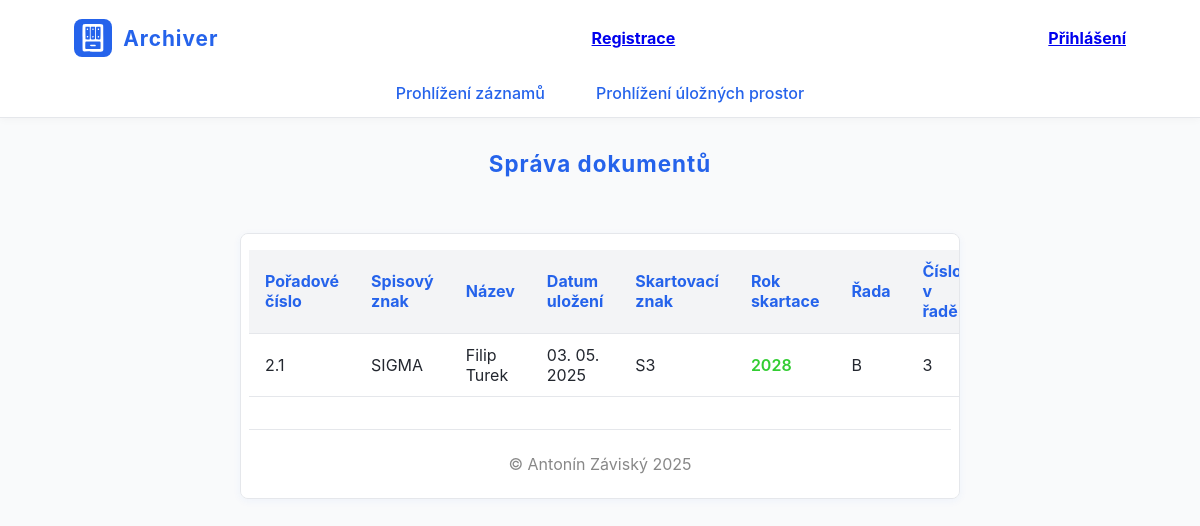
Before: / with the older database file.
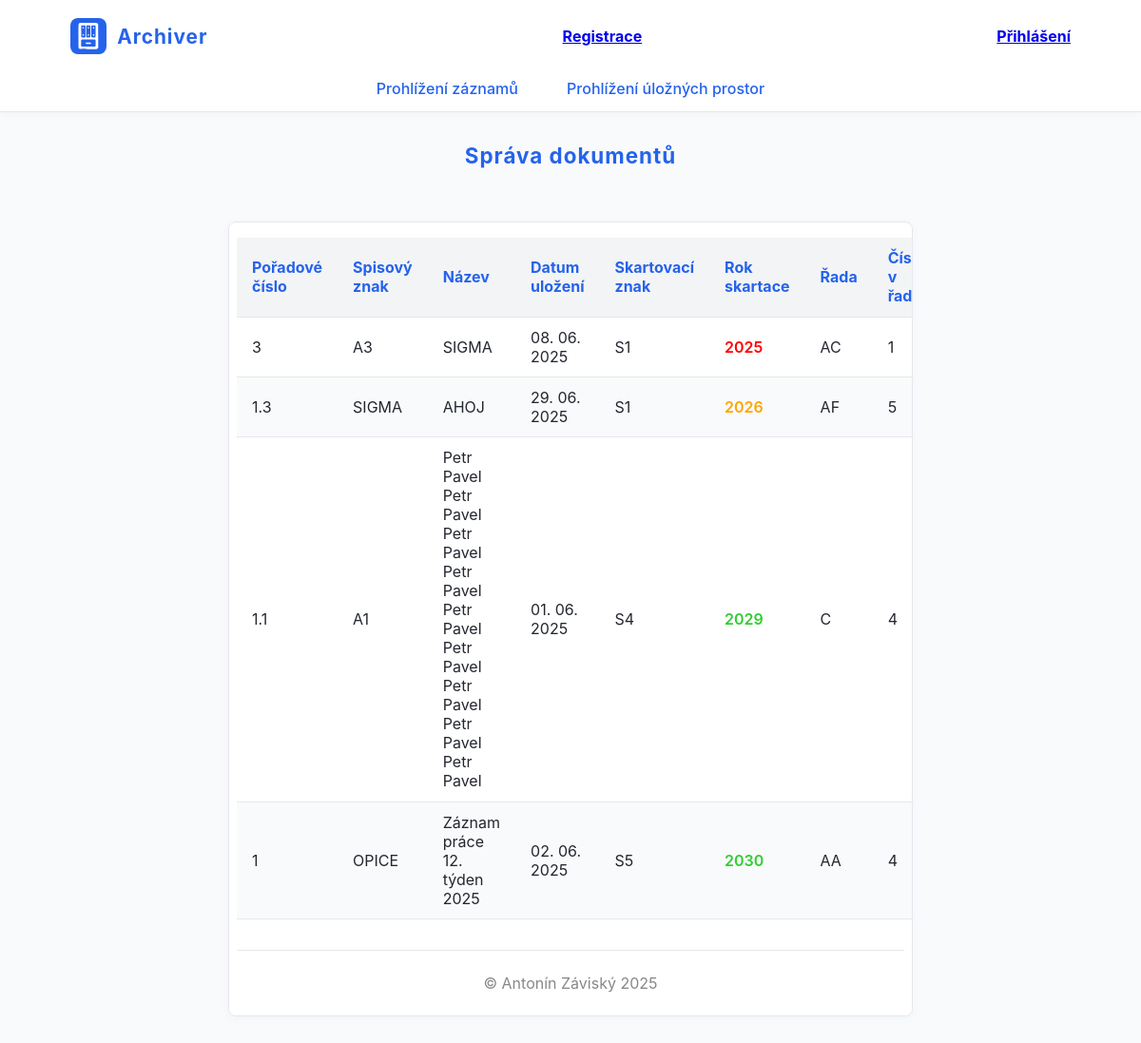
After: the same page with the newer database file.
### tables this page shows
CREATE TABLE `files` (
  `ID` int(11) NOT NULL,
  `poradCislo` float NOT NULL,
  `spisZnak` varchar(100) NOT NULL,
  `nazev` varchar(255) NOT NULL,
  `datumUlozeni` date NOT NULL,
  `skartZnak` varchar(4) NOT NULL,
  `rokSkartace` year(4) NOT NULL,
  `rada` varchar(2) NOT NULL,
  `cislo` int(11) NOT NULL
);

### db/files.php (called while the page is built, shortened)
<?php
function listFiles($db){
    $result = mysqli_query($db, "SELECT * FROM files ORDER BY rokSkartace ASC");
    return $files = mysqli_fetch_all($result, MYSQLI_ASSOC);
}

### homepage.phtml (the view, shortened to what this page needs)
<h2>Správa dokumentů</h2>
<div class="stul">
    <table>
        <thead>
            <th>Pořadové číslo</th>
            <th>Spisový znak</th>
            <th>Název</th>
            <th>Datum uložení</th>
            <th>Skartovací znak</th>
            <th>Rok skartace</th>
            <th>Řada</th>
            <th>Číslo v řadě</th>
        </thead>
        <tbody>
            <?php
                foreach($files as $file){
            ?>
                <tr>
                    <td><?= $file["poradCislo"] ?></td>
                    <td><?= $file["spisZnak"] ?></td>
                    <td><?= $file["nazev"] ?></td>
                    <td><?= date("d. m. Y", strtotime($file["datumUlozeni"])) ?></td>
                    <td><?= $file["skartZnak"] ?></td>
                    <td>
                        <?php if($file["rokSkartace"]==date("Y")){ ?>
                            <span class="red"><?= $file["rokSkartace"] ?></span>
                        <?php } else if($file["rokSkartace"]==(date("Y")+1)){ ?>
                            <span class="orange"><?= $file["rokSkartace"] ?></span>
                        <?php } else { ?>
                            <span class="green"><?= $file["rokSkartace"] ?></span>
                        <?php } ?>
                    </td>
                    <td><?= $file["rada"] ?></td>
                    <td><?= $file["cislo"] ?></td>
                </tr>
            <?php } ?>
        </tbody>
    </table>

### layout/head.phtml (shortened to what this page needs)
<!DOCTYPE html>
<html lang="cs">
<head>
    <link rel="stylesheet" type="text/css" href="/style.css">
</head>
<body>
    <header>
        <div class="head">
        <div class="titulek">
            <img src="./img/logo_white.svg" alt="Logo">
            <h1>Archiver</h1>
        </div>
        <?php if(!isset($_SESSION["loggedUser"])){ ?>
        <div class="reg">
            <a href="register.php"><strong>Registrace</strong></a>
        </div>
        <div class="log">
            <a href="login.php"><strong>Přihlášení</strong></a>
        </div>
        <?php } if(isset($_SESSION["loggedUser"]["is_admin"])){?>
            <div class="admin">
                ADMIN
            </div>
        <?php } ?>
        </div>
        <div class="garmin">
        <nav>
            <ul>
                <li><a href="index.php">Prohlížení záznamů</a></li>
                <li><a href="storage.php">Prohlížení úložných prostor</a></li>
            </ul>
        </nav>
        </div>
    </header>

### index.php (shortened to what this page needs)
<?php
require "./utils/init.php";
require "./db/files.php";
require "./layout/head.phtml";
if(isset($_GET["id"])){
     $file = getFile($db, $_GET["id"]);
     require "edit-file.phtml";
}
else{
     $files = listFiles($db);
     require "homepage.phtml";
}
require "./layout/tail.phtml";

### layout/tail.phtml
<footer>
    &copy; Antonín Záviský 2025
</footer>
</html>

### style.css (style rules this page uses)
* { box-sizing: border-box; margin: 0; padding: 0; font-family: 'Inter', 'Segoe UI', Arial, sans-serif; }
body { background: #f9fafb; min-height: 100vh; color: #23272f; display: flex; flex-direction: column; }
header { background: #fff; border-bottom: 1px solid #e5e7eb; padding: 0.5rem 0; box-shadow: 0 2px 8px rgba(0,0,0,0.03); }
.head { max-width: 1100px; margin: 0 auto; display: flex; align-items: center; justify-content: space-between; padding: 0.7rem 1.5rem; }
.titulek { display: flex; align-items: center; gap: 0.7rem; }
.titulek img { width: 38px; height: 38px; border-radius: 8px; background: #2563eb; padding: 4px; }
.titulek h1 { font-size: 1.3em; font-weight: 700; color: #2563eb; letter-spacing: 1px; }
.user, .admin, .userInfo, .reg, .log, .logout { display: inline-block; margin-left: 1em; }
nav { width: 100%; display: flex; justify-content: center; margin-top: 0.5rem; }
nav ul { display: flex; gap: 1.2rem; list-style: none; padding: 0; }
nav li { display: flex; }
nav a { color: #2563eb; text-decoration: none; font-weight: 500; padding: 0.4em 1em; border-radius: 4px; transition: background 0.2s, color 0.2s; }
h2 { font-size: 1.4em; font-weight: 700; margin: 2rem 0 1.5rem 0; color: #2563eb; text-align: center; letter-spacing: 1px; }
.stul { width: 60%; margin: 2rem auto; overflow-x: auto; background: #fff; border-radius: 8px; box-shadow: 0 2px 8px rgba(37,99,235,0.05); padding: 1rem 0.5rem; border: 1px solid #e5e7eb; }
table { width: 100%; border-collapse: collapse; background: transparent; font-size: 1em; margin-bottom: 2rem; }
th, td { padding: 0.7em 1em; border-bottom: 1px solid #e5e7eb; text-align: left; }
th { background: #f3f4f6; color: #2563eb; font-weight: 700; }
tr:nth-child(even) td { background: #f9fafb; }
footer { margin-top: auto; background: #fff; color: #888; text-align: center; padding: 1.5rem 0 0.5rem 0; font-size: 1em; border-top: 1px solid #e5e7eb; display: flex; flex-direction: column; align-items: center; gap: 0.7em; }
.red { color: red; font-weight: 600; }
.orange { color: orange; font-weight: 600; }
.green { color: limegreen; font-weight: 600; }

Changed rows visible on the page:
removed files: poradCislo "2.1", spisZnak "SIGMA", nazev "Filip Turek", datumUlozeni "03. 05. 2025", skartZnak "S3", rokSkartace "2028", rada "B", cislo "3"
added files: poradCislo "3", spisZnak "A3", nazev "SIGMA", datumUlozeni "08. 06. 2025", skartZnak "S1", rokSkartace "2025", rada "AC", cislo "1"
added files: poradCislo "1.3", spisZnak "SIGMA", nazev "AHOJ", datumUlozeni "29. 06. 2025", skartZnak "S1", rokSkartace "2026", rada "AF", cislo "5"
added files: poradCislo "1.1", spisZnak "A1", nazev "Petr Pavel Petr Pavel Petr Pavel Petr Pavel Petr Pavel Petr Pavel Petr Pavel Petr Pavel Petr Pavel", datumUlozeni "01. 06. 2025", skartZnak "S4", rokSkartace "2029", rada "C", cislo "4"
added files: poradCislo "1", spisZnak "OPICE", nazev "Záznam práce 12. týden 2025", datumUlozeni "02. 06. 2025", skartZnak "S5", rokSkartace "2030", rada "AA", cislo "4"
